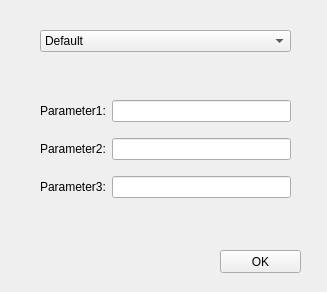
<?xml version="1.0" encoding="UTF-8"?>
<ui version="4.0">
 <class>Form</class>
 <widget class="QWidget" name="Form">
  <property name="geometry">
   <rect>
    <x>0</x>
    <y>0</y>
    <width>327</width>
    <height>292</height>
   </rect>
  </property>
  <property name="windowTitle">
   <string>Random Number</string>
  </property>
  <widget class="QPushButton" name="pushButton">
   <property name="geometry">
    <rect>
     <x>220</x>
     <y>250</y>
     <width>81</width>
     <height>23</height>
    </rect>
   </property>
   <property name="text">
    <string>OK</string>
   </property>
  </widget>
  <widget class="QComboBox" name="comboBox">
   <property name="geometry">
    <rect>
     <x>40</x>
     <y>30</y>
     <width>251</width>
     <height>22</height>
    </rect>
   </property>
   <item>
    <property name="text">
     <string>Default</string>
    </property>
   </item>
   <item>
    <property name="text">
     <string>Normal Distribution</string>
    </property>
   </item>
   <item>
    <property name="text">
     <string>Lognormal Distribution</string>
    </property>
   </item>
   <item>
    <property name="text">
     <string>Weibull Distribution</string>
    </property>
   </item>
   <item>
    <property name="text">
     <string>Standard_F Distribution</string>
    </property>
   </item>
   <item>
    <property name="text">
     <string>Standard_T Distribution</string>
    </property>
   </item>
   <item>
    <property name="text">
     <string>Binomial Distribution</string>
    </property>
   </item>
   <item>
    <property name="text">
     <string>Poisson Distribution</string>
    </property>
   </item>
   <item>
    <property name="text">
     <string>Exponential Distribution</string>
    </property>
   </item>
   <item>
    <property name="text">
     <string>Uniform Distribution</string>
    </property>
   </item>
   <item>
    <property name="text">
     <string>Chisquare Distribution</string>
    </property>
   </item>
   <item>
    <property name="text">
     <string>Gamma</string>
    </property>
   </item>
   <item>
    <property name="text">
     <string>Beta</string>
    </property>
   </item>
   <item>
    <property name="text">
     <string>Cauchy Distribution</string>
    </property>
   </item>
   <item>
    <property name="text">
     <string>Pareto Distribution</string>
    </property>
   </item>
  </widget>
  <widget class="QWidget" name="gridLayoutWidget">
   <property name="geometry">
    <rect>
     <x>40</x>
     <y>90</y>
     <width>251</width>
     <height>121</height>
    </rect>
   </property>
   <layout class="QGridLayout" name="gridLayout">
    <item row="1" column="0">
     <widget class="QLabel" name="label_2">
      <property name="text">
       <string>Parameter2:</string>
      </property>
     </widget>
    </item>
    <item row="0" column="1">
     <widget class="QLineEdit" name="lineEdit"/>
    </item>
    <item row="0" column="0">
     <widget class="QLabel" name="label">
      <property name="text">
       <string>Parameter1:</string>
      </property>
     </widget>
    </item>
    <item row="2" column="0">
     <widget class="QLabel" name="label_3">
      <property name="text">
       <string>Parameter3:</string>
      </property>
     </widget>
    </item>
    <item row="1" column="1">
     <widget class="QLineEdit" name="lineEdit_2"/>
    </item>
    <item row="2" column="1">
     <widget class="QLineEdit" name="lineEdit_3"/>
    </item>
   </layout>
  </widget>
 </widget>
 <resources/>
 <connections/>
</ui>
